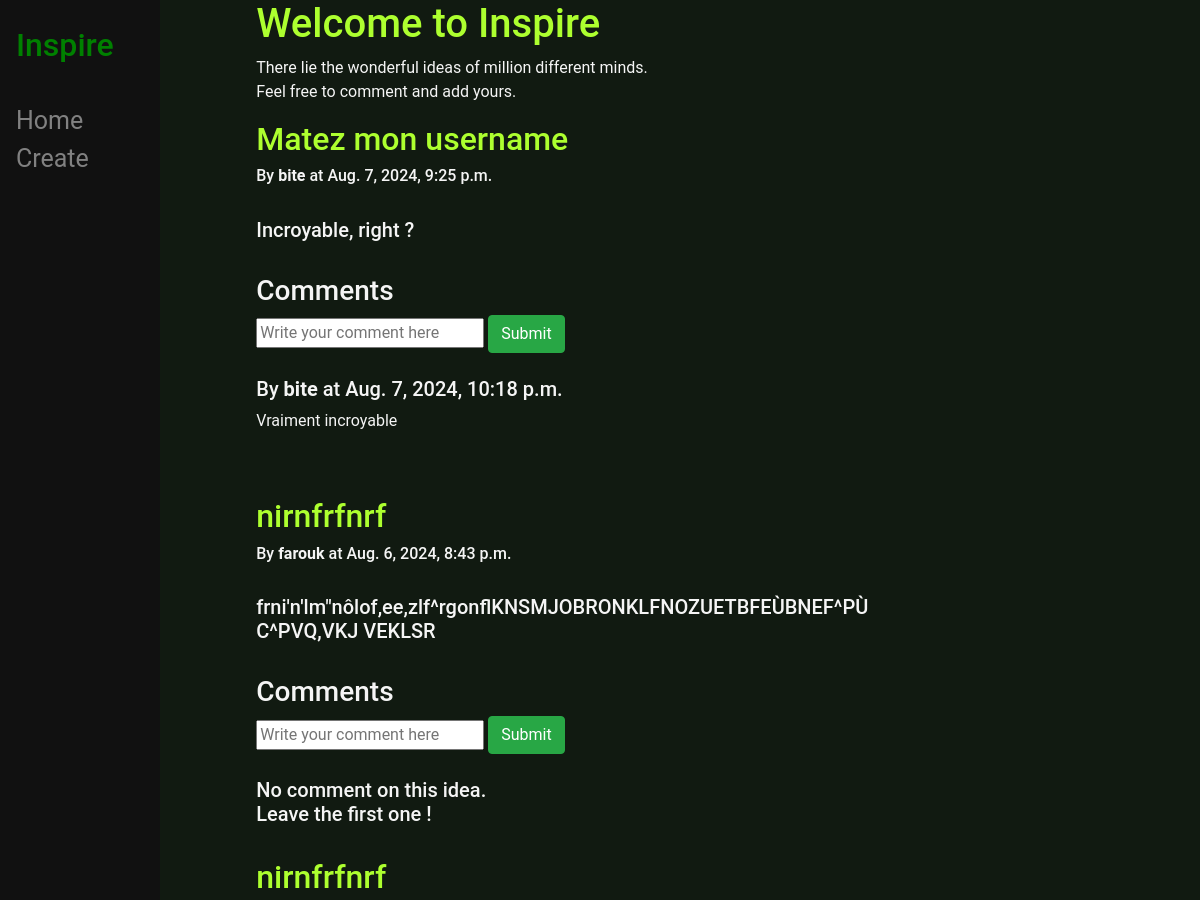
The page / (signed in, upper part) on the database as committed earlier.
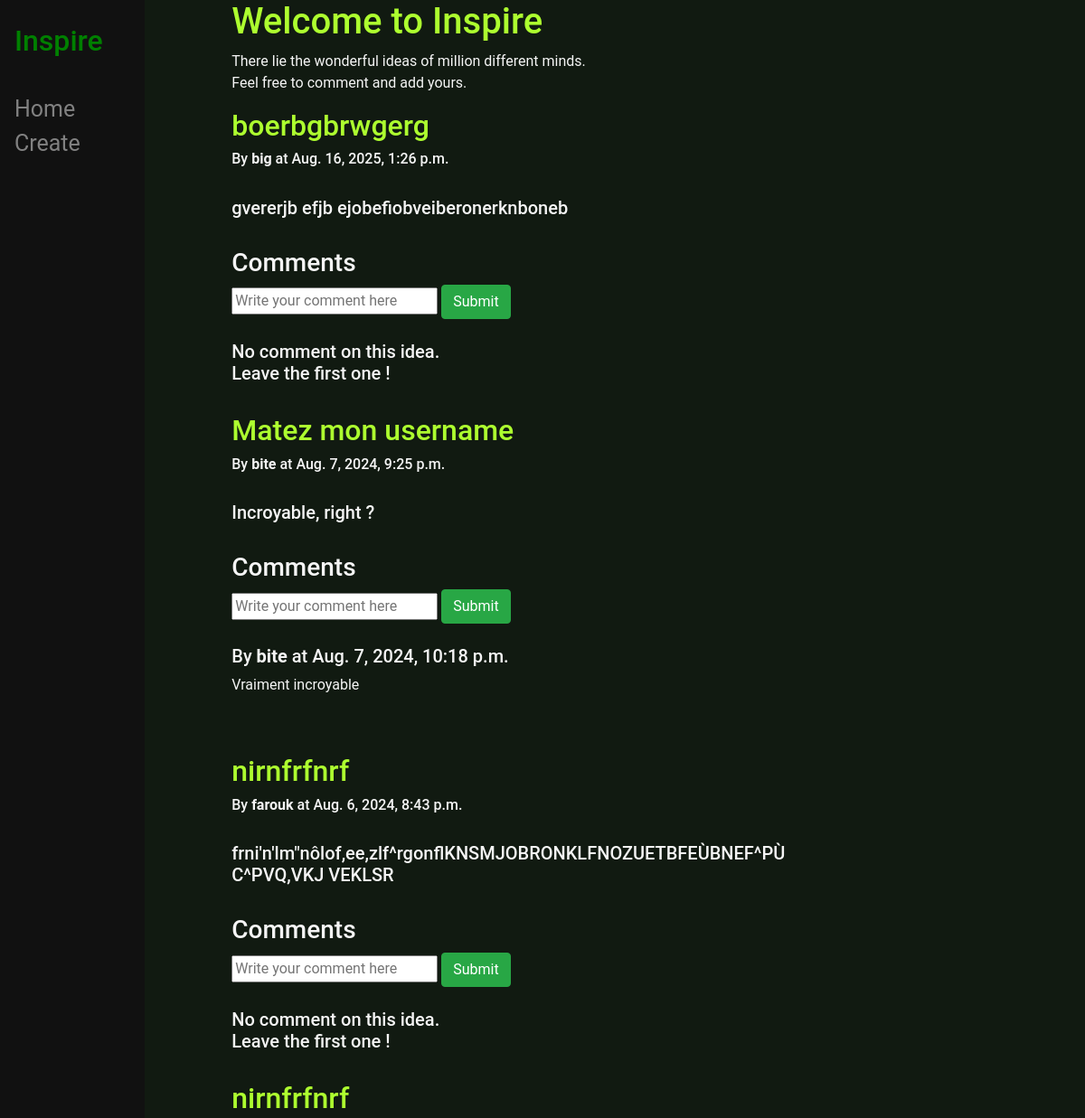
The same page on the database as committed later.
### posts/models.py (models this page shows, shortened)
class Idea(models.Model):
    user = models.ForeignKey(User, on_delete=models.CASCADE)
    title = models.CharField(max_length=100)
    content = models.TextField()
    created_at = models.DateTimeField(auto_now_add=True)
    class Meta:
        ordering = ['-created_at']

class Comment(models.Model):
    user = models.ForeignKey(User, related_name='comments', on_delete=models.CASCADE)
    idea = models.ForeignKey(Idea, related_name='comments', on_delete=models.CASCADE)
    content = models.TextField()
    created_at = models.DateTimeField(auto_now_add=True)
    class Meta:
        ordering = ['-created_at']

### posts/views.py (the view)
# urls.py: 2. Add a URL to urlpatterns:  path('', views.home, name='home')
def home(response):
    if (response.user.is_authenticated == False):
        return redirect('/login')
    ideas = Idea.objects.all()
    if response.method == 'POST':
        idea_id = response.POST.get('idea_id')
        user = response.user
        date = datetime.datetime.now()
        content = response.POST.get('comment_text')
        if content != None and len(content) != 0:
            new_comment = Comment(user=user, content=content, created_at=date, idea=Idea.objects.get(id=idea_id))
            new_comment.save()
        return redirect('/')
    else:
        return render(response, 'posts/home.html', {'ideas': ideas})

### posts/templates/posts/home.html (shortened to what this page needs)
{% extends 'posts/base.html' %}
{%load crispy_forms_tags%}
{% block content %}
    <h1 style="color: greenyellow;">Welcome to Inspire</h1>
    <p>There lie the wonderful ideas of million different minds.<br>Feel free to comment and add yours.</p>
    {%for idea in ideas%}
        <h2 style="color: greenyellow;">{{idea.title}}</h1>
        <h6>By <b>{{idea.user}}</b> at {{idea.created_at}}</h6>
        <br>
        <h5>{{idea.content}}</h5>
        <br>
        <h3>Comments</h3>
        <form method="POST">
            <input type="text", name="comment_text", placeholder="Write your comment here">
            <a href="/">
            <button class="btn btn-success">
                Submit
            </button>
            </a>
        </form>
        <br>
        {% if idea.comments.count %}
            {% for comment in idea.comments.all %}
                <h5>By <b>{{comment.user}}</b> at {{comment.created_at}}</h5>
                <p>{{comment.content}}</p>
                <br>
            {%endfor%}
        {%else%}
            <h5>No comment on this idea.<br> Leave the first one !</h5>
        {%endif%}
        <br>
    {%endfor%}
{% endblock %}

### posts/templates/posts/base.html (shortened to what this page needs)
<!DOCTYPE html>
<html lang="en">
<head>
    <link rel="stylesheet" href="https://cdn.jsdelivr.net/npm/bootstrap@4.1.3/dist/css/bootstrap.min.css">
</head>
<body>
    <div class="sidenav">
            <h2 style="color: green; padding: 6px 8px 6px 16px;">Inspire</h2>
        <br>
        <a href="/">Home</a>
        <br>
        <a href="/create">Create</a>
    </div>
    <div id ="content", class="row justify-content-center", name="content">
        <div class="col-7">
        {% block content %}{% endblock %}
        </div>
    </div>
</body>
</html>

### posts/templates/posts/base.html (style rules this page uses)
body { font-family: 'Roboto', sans-serif; background-color: #111a11; background-size: cover; background-position: center; background-repeat: no-repeat; color: whitesmoke; }
.sidenav { height: 100%; width: 160px; position: fixed; z-index: 1; top: 0; left: 0; background-color: #111; overflow-x:hidden; padding-top: 20px; }
.sidenav a { padding: 6px 8px 6px 16px; text-decoration: none; color: #818181; font-size: 25px; }

Rows that differ between the two databases and show on the page:
added Idea: title "boerbgbrwgerg", user "big", created_at "Aug. 16, 2025, 1:26 p.m.", content "gvererjb efjb ejobefiobveiberonerknboneb", shows "No comment on this idea."
